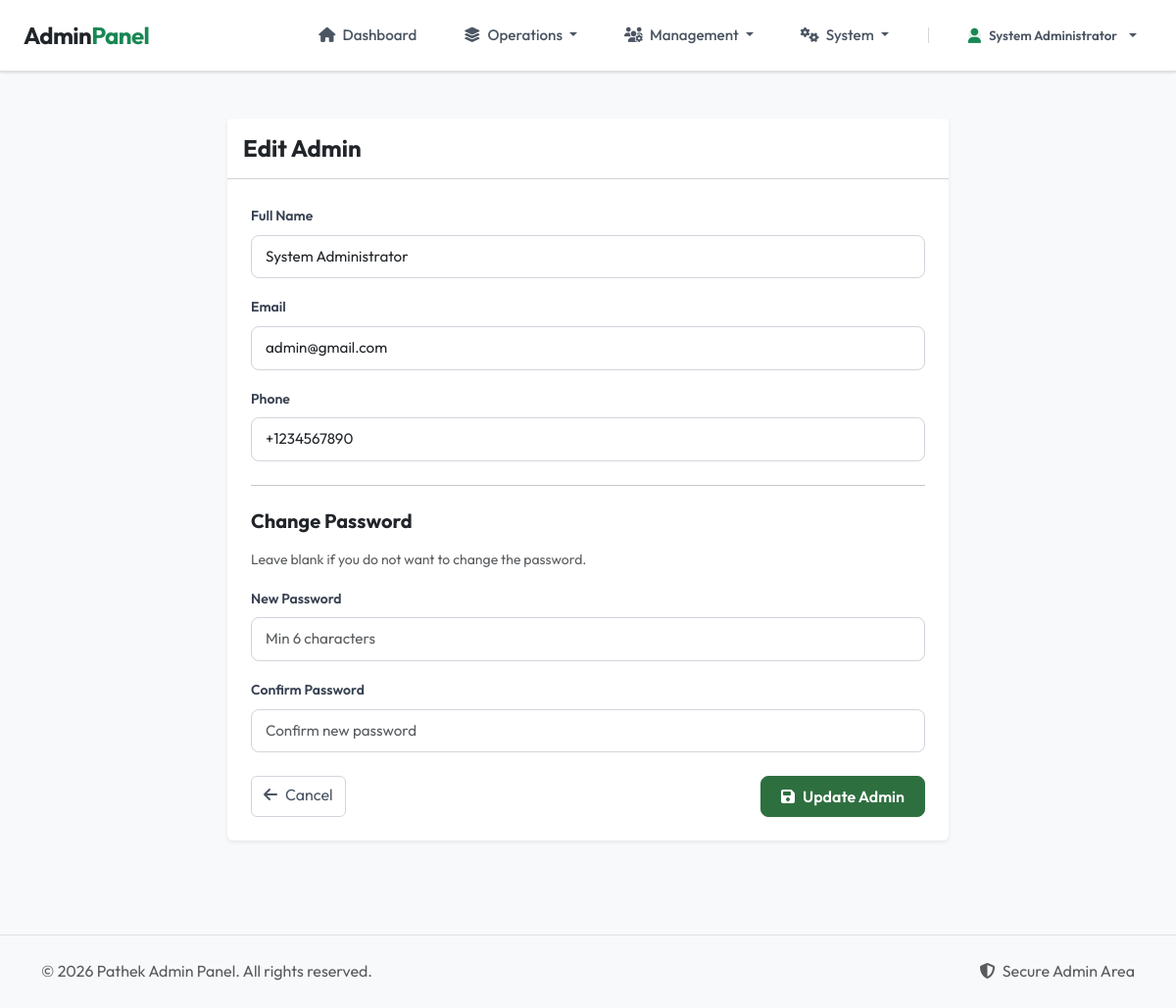
The page /index.php?page=admin&action=editAdmin&id=10 (signed in) on the database its author committed.
### tables this page shows
CREATE TABLE `users` (
  `user_id` int(11) NOT NULL,
  `full_name` varchar(100) NOT NULL,
  `email` varchar(100) NOT NULL,
  `password_hash` varchar(255) NOT NULL,
  `phone` varchar(20) DEFAULT NULL,
  `user_role` enum('admin','owner_pending','owner_verified','owner_rejected','renter') NOT NULL DEFAULT 'renter',
  `account_status` enum('active','blocked') DEFAULT 'active',
  `otp_hash` varchar(255) DEFAULT NULL,
  `otp_expires_at` datetime DEFAULT NULL,
  `is_email_verified` tinyint(1) DEFAULT 0,
  `created_at` timestamp NOT NULL DEFAULT current_timestamp(),
  `updated_at` timestamp NOT NULL DEFAULT current_timestamp() ON UPDATE current_timestamp()
);

### app/controllers/AdminController.php (called while the page is built, shortened)
<?php
class AdminController
{
    private $db;
    public function __construct()
    {
        $this->db = Database::getInstance()->getConnection();
    }
    public function editAdmin()
    {
        $admin_id = $_GET['id'] ?? 0;
        $stmt = $this->db->prepare("SELECT user_id, full_name, email, phone FROM users WHERE user_id = ? AND user_role = 'admin'");
        $stmt->bind_param("i", $admin_id);
        $stmt->execute();
        $admin = $stmt->get_result()->fetch_assoc();
        require APP_PATH . "/views/admin/edit_admin.php";
    }
}

### config/db.php (called while the page is built, shortened)
<?php
class Database
{
    private static $instance = null;
    private $conn;
    private function __construct()
    {
        $this->conn = new mysqli(DB_HOST, DB_USER, DB_PASS, DB_NAME);
        $this->conn->set_charset("utf8mb4");
    }
    public static function getInstance()
    {
        if (self::$instance === null) {
            self::$instance = new Database();
        }
        return self::$instance;
    }
    public function getConnection(): mysqli
    {
        return $this->conn;
    }
}

### app/views/admin/edit_admin.php (the view, shortened to what this page needs)
<?php
require APP_PATH . '/views/layouts/admin_navbar.php';
?>
<div class="container py-5">
    <div class="row justify-content-center">
        <div class="col-md-8">
            <div class="card border-0 shadow-sm">
                <div class="card-header bg-white py-3">
                    <h4 class="mb-0 fw-bold">Edit Admin</h4>
                </div>
                <div class="card-body p-4">
                    <form action="<?php echo BASE_URL; ?>/index.php?page=admin&action=updateAdmin" method="POST">
                        <div class="mb-3">
                            <label for="full_name" class="form-label fw-semibold">Full Name</label>
                            <input type="text" class="form-control" id="full_name" name="full_name"
                                value="<?php echo htmlspecialchars($admin['full_name']); ?>" required>
                        </div>
                        <div class="mb-3">
                            <label for="email" class="form-label fw-semibold">Email</label>
                            <input type="email" class="form-control" id="email" name="email"
                                value="<?php echo htmlspecialchars($admin['email']); ?>" required>
                        </div>
                        <div class="mb-3">
                            <label for="phone" class="form-label fw-semibold">Phone</label>
                            <input type="text" class="form-control" id="phone" name="phone"
                                value="<?php echo htmlspecialchars($admin['phone']); ?>" required>
                        </div>
                        <hr class="my-4">
                        <h5 class="fw-bold mb-3">Change Password</h5>
                        <p class="text-muted small mb-3">Leave blank if you do not want to change the password.</p>
                        <div class="mb-3">
                            <label for="password" class="form-label fw-semibold">New Password</label>
                            <input type="password" class="form-control" id="password" name="password"
                                placeholder="Min 6 characters">
                        </div>
                        <div class="mb-3">
                            <label for="confirm_password" class="form-label fw-semibold">Confirm Password</label>
                            <input type="password" class="form-control" id="confirm_password" name="confirm_password"
                                placeholder="Confirm new password">
                        </div>
                        <div class="d-flex justify-content-between mt-4">
                            <a href="<?php echo BASE_URL; ?>/index.php?page=admin&action=admins"
                                class="btn btn-outline-secondary">
                                <i class="fas fa-arrow-left me-2"></i>Cancel
                            </a>
                            <button type="submit" class="btn btn-primary">
                                <i class="fas fa-save me-2"></i>Update Admin
                            </button>
                        </div>
                    </form>
                </div>
            </div>
        </div>
    </div>
</div>
<?php require APP_PATH . '/views/layouts/admin_footer.php'; ?>

### assets/css/base.css (style rules this page uses)
* { margin: 0; padding: 0; box-sizing: border-box; }
body { font-family: 'Outfit', 'Segoe UI', system-ui, -apple-system, sans-serif; color: #111827; line-height: 1.6; background-color: #f3f4f6; }
a { text-decoration: none; transition: color 0.2s; }
.btn-primary, .btn-success { background-color: #2E6F40; border-color: #2E6F40; font-weight: 600; border-radius: 8px; padding: 0.5rem 1.25rem; transition: all 0.2s ease; box-shadow: 0 1px 2px 0 rgba(0, 0, 0, 0.05); }
.btn-outline-secondary { color: #4b5563; border-color: #d1d5db; }
.form-label { font-size: 0.875rem; font-weight: 600; color: #374151; margin-bottom: 0.5rem; }
.form-control, .form-select { border-radius: 8px; border: 1px solid #d1d5db; padding: 0.625rem 0.875rem; font-size: 0.95rem; transition: all 0.2s; }

### rows shown on the page
users: full_name "System Administrator", email "admin@gmail.com", phone "+1234567890"

### other values the page prints
$_SESSION['user_name'] "System Administrator"
